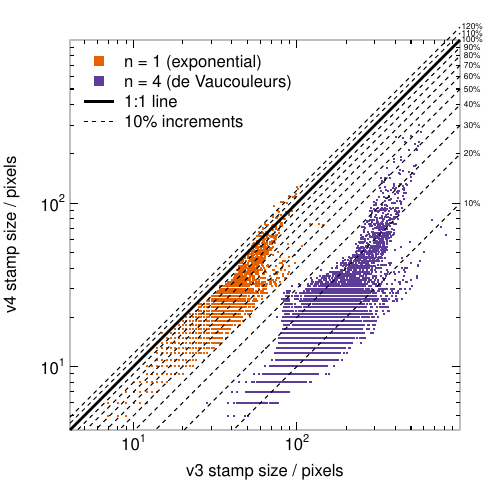

Source code (R):
#!/usr/bin/Rscript --no-init-file

# setup
require("astro", quietly=TRUE)
#palette(c("#000000", "#e66101", "#5e3c99", "#fdb863", "#b2abd2", "#edf8b1", "#7fcdbb", "#2c7fb8"))
set.seed(3125)

# definitions
v3dat1 = read.table("v3/b/calexp-HSC-R-8283-38.cat-input-n1.dat")
v3dat2 = read.table("v3/b/calexp-HSC-R-8283-38.cat-input-n4.dat")
v3dat3 = read.table("v3/b/calexp-HSC-R-9592-20.cat-input-n1.dat")
v3dat4 = read.table("v3/b/calexp-HSC-R-9592-20.cat-input-n4.dat")
v3dat = rbind(v3dat1,v3dat2,v3dat3,v3dat4)
v4dat1 = read.table("v4/b/calexp-HSC-R-8283-38.cat-input-n1.dat")
v4dat2 = read.table("v4/b/calexp-HSC-R-8283-38.cat-input-n4.dat")
v4dat3 = read.table("v4/b/calexp-HSC-R-9592-20.cat-input-n1.dat")
v4dat4 = read.table("v4/b/calexp-HSC-R-9592-20.cat-input-n4.dat")
v4dat = rbind(v4dat1,v4dat2,v4dat3,v4dat4)
colnames(v3dat) = colnames(v4dat) = c("x","y","flux","half_light_radius","q","theta","n","stamp_size")
v3dat[,"stamp_size"] = v3dat[,"stamp_size"]-10 # to correct for 10-pixel padding in the v3 dataset
col = rep(2,nrow(v3dat))
col[v3dat[,"n"]==4] = 3
xlim = ylim = range(c(v3dat[,"stamp_size"],v4dat[,"stamp_size"]))

# dev
pdf(file="stampsizes.pdf", width=5, height=5)

# par
par("mar"=c(3.5,3.5,2,2))
palette(c("#000000", "#e66101", "#5e3c99", "#fdb863", "#b2abd2", "#edf8b1", "#7fcdbb", "#2c7fb8"))

# plot
aplot(v3dat[,"stamp_size"], v4dat[,"stamp_size"], pch=".", xlab="v3 stamp size / pixels", ylab="v4 stamp size / pixels\n", mgp=c(1.5,0.25,0), las=1, xformat="p", yformat="p", xlim=xlim, ylim=ylim, col=col2rgba(col,0.01), cex=2, log="xy")

par("xpd"=TRUE)
scales = seq(0.1,1.2,by=0.1)
for(i in 1:length(scales)){
    x = 10^seq(par("usr")[1], par("usr")[2], len=100)
    y = scales[i] * x
    bad = which(y < 10^par("usr")[3])
    if(length(bad) > 0){
        x = x[-bad]
        y = y[-bad]
    }
    lty = ifelse(scales[i]==1,1,2)
    lwd = ifelse(scales[i]==1,2.5,1)
    lines(x,y,lty=lty,lwd=lwd,lend=1)
    topinset = 0 # 1*(scales[i]-1)*floor(scales[i]-0.01)
    topsrt = 0 # 45*floor(scales[i]-0.01)
    #par("xpd"=TRUE)
    text(x=10^(par("usr")[2]-topinset+0.075), y=scales[i]*(10^par("usr")[2]), lab=paste0(scales[i]*100,"%"), cex=0.5, srt=topsrt)
    #par("xpd"=FALSE)
}
par("xpd"=FALSE)

alegend("topleft", legend=c("n = 1 (exponential)", "n = 4 (de Vaucouleurs)", "1:1 line", "10% increments"), type=list(p=list(pch=".",col=2,cex=10),p=list(pch=".",col=3,cex=10),l=list(lwd=2.5,lend=1),l=list(lty=2,lend=1)))

# finish up
graphics.off()

